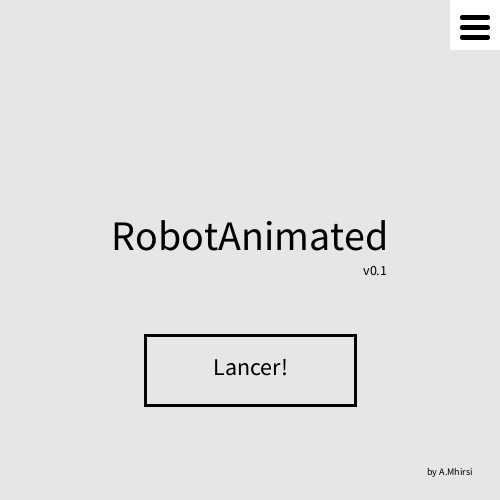
Frame 1 (no input)
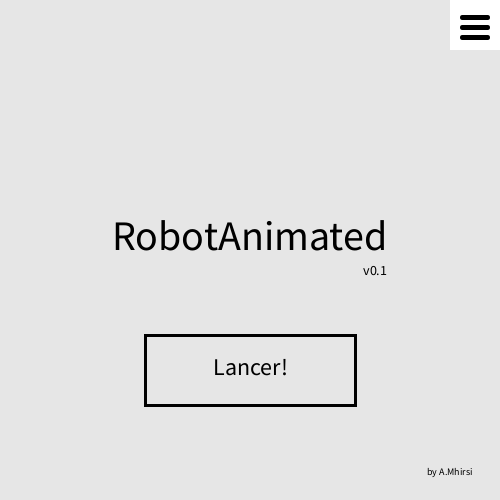
Frame 60 (the mouse pressed at the canvas centre just before this capture)
Frame 120 (the mouse held since frame 60 and released just before this capture): identical to frame 60, image omitted

The Processing sketch that drew these frames (run headless with seeded random() and noise(); from frame 60 on, the mouse is pressed at the canvas centre):

// Processing sketch: Menu_et_option_v0_1
// ── Menu_et_option_v0_1.pde

int x=0;
int menu = 1;
float xOptionMouv = 0;
int optionBouton1 = 200;
int optionBouton2 = 255;
int optionBouton3 = 255;
int optionBouton4 = 200;
int optionBouton5 = 255;
int optionBouton6 = 200;
int optionBouton7 = 255;
int optionBouton8 = 255;
int optionBouton9 = 200;
int optionBouton10 = 255;
int optionBouton11 = 255;
int optionBoutonRetour = 255;

//Parametrage 
int ModeDeSuivi = 2; // 0 = sourie; 1 = clavier; 2 = auto
int vDepla = 2;
int ChoixRobot = 0; // 0 = R2D2 ; 1= Android
int xSize = 500;
int ySize = 500;

void setup() {
  size(500, 500);
}

void draw() { 
  if (menu == 1) {
    MenuStart();
  } else if (menu == 2) {
    MenuOption();
  } else {
    background(0);
    fill(x);
    rectMode(CENTER);
    rect(height/2, width/2, 250, 250);
    x=x+1;
  }
} 



void MenuStart() {  
  background(230);
  fill(0);
  textAlign(CENTER);
  textSize(42);
  text("RobotAnimated", 250, 250);
  textSize(14);
  text("v0.1", 375, 275);
  textSize(24);
  text("Lancer!", 250, 375);
  textSize(10);
  text("by A.Mhirsi", 450, 475);
  noFill();
  strokeWeight(3);
  stroke(0);
  rect(145, 335, 210, 70);
  noStroke();
  fill(255);
  rect(450, 0, 50, 50);
  fill(0);
  rect(460, 15, 30, 5, 5);
  rect(460, 25, 30, 5, 5);
  rect(460, 35, 30, 5, 5);
}




void MenuOption() {

  while (xOptionMouv <= 500) { 
    xOptionMouv = xOptionMouv +0.1;
    noStroke();
    fill(255);
    rect(450-xOptionMouv, 0, 50, 50);
    fill(0);
    rect(460-xOptionMouv, 15, 30, 5, 5, 5, 5, 5);
    rect(460-xOptionMouv, 25, 30, 5, 5, 5, 5, 5);
    rect(460-xOptionMouv, 35, 30, 5, 5, 5, 5, 5);
  }

  noStroke();
  fill(255);
  rect(0, 0, 500, 500);
  strokeWeight(3);
  fill(optionBoutonRetour);
  rect(145, 420, 210, 50);
  stroke(0);
  strokeWeight(2);
  fill(optionBouton1);
  rect(75, 140, 100, 30);
  fill(optionBouton2);
  rect(200, 140, 100, 30);
  fill(optionBouton3);
  rect(325, 140, 100, 30);
  fill(optionBouton4);
  rect(125, 215, 100, 30);
  fill(optionBouton5);
  rect(275, 215, 100, 30);
  fill(optionBouton6);
  rect(75, 290, 100, 30);
  fill(optionBouton7);
  rect(200, 290, 100, 30);
  fill(optionBouton8);
  rect(325, 290, 100, 30);  
  fill(optionBouton9);
  rect(75, 365, 100, 30);
  fill(optionBouton10);
  rect(200, 365, 100, 30);
  fill(optionBouton11);
  rect(325, 365, 100, 30);

  fill(0);
  textAlign(CENTER);
  textSize(24);
  text("Options", 250, 50);
  text("Retour", 250, 450);
  textSize(14);
  text("Taille de la Fenétre (Ne marche pas encore...)", 250, 125);
  text("Choix du Robot", 250, 200);
  text("Vitesse de Déplacement du Robot", 250, 275);
  text("Mode de Déplacement", 250, 350);
  textSize(12);
  text("500x500", 125, 160);
  text("600x600", 250, 160);
  text("700x700", 375, 160);
  text("R2D2", 175, 235);
  text("Android", 325, 235);
  text("1 m/s", 125, 310);
  text("2 m/s", 250, 310);
  text("5 m/s", 375, 310);
  text("Sourie", 125, 385);
  text("Clavier", 250, 385);
  text("Auto", 375, 385);
}



void mousePressed() {
  if (menu == 1) {
    if (mouseX > 450 && mouseX < 500 && mouseY < 50 && mouseY > 0 ) {
      menu = 2;
    } else if (mouseX > 145 && mouseX < 355 && mouseY < 405 && mouseY > 335) {
      menu = 0;
    }
  } else if (menu == 2) {
    if (mouseY > 140 && mouseY < 170) {
      if (mouseX > 75 && mouseX < 175) {
        xSize = 500;
        ySize = 500;
        optionBouton1 = 200;
        optionBouton2 = 255;
        optionBouton3 = 255;
      } else if (mouseX > 200 && mouseX < 300) {
        xSize = 600;
        ySize = 600;
        optionBouton1 = 255;
        optionBouton2 = 200;
        optionBouton3 = 255;
      } else if (mouseX > 325 && mouseX < 425) {
        xSize = 700;
        ySize = 700;
        optionBouton1 = 255;
        optionBouton2 = 255;
        optionBouton3 = 200;
      }
    } else if (mouseY > 215 && mouseY < 245) {
      if (mouseX > 125 && mouseX < 225) {
        ChoixRobot = 0;
        optionBouton4 = 200;
        optionBouton5 = 255;
      } else if (mouseX > 275 && mouseX < 375) {
        ChoixRobot = 1;
        optionBouton4 = 255;
        optionBouton5 = 200;
      }
    } else if (mouseY > 290 && mouseY < 320) {
      if (mouseX > 75 && mouseX < 175) {
        vDepla =1;
        optionBouton6 = 200;
        optionBouton7 = 255;
        optionBouton8 = 255;
      } else if (mouseX > 200 && mouseX < 300) {
        vDepla =2;
        optionBouton6 = 255;
        optionBouton7 = 200;
        optionBouton8 = 255;
      } else if (mouseX > 325 && mouseX < 425) {
        vDepla =5;
        optionBouton6 = 255;
        optionBouton7 = 255;
        optionBouton8 = 200;
      }
    } else if (mouseY > 365 && mouseY < 395) {
      if (mouseX > 75 && mouseX < 175) {
        ModeDeSuivi = 0;
        optionBouton9 = 200;
        optionBouton10 = 255;
        optionBouton11 = 255;
      } else if (mouseX > 200 && mouseX < 300) {
        ModeDeSuivi = 1;
        optionBouton9 = 255;
        optionBouton10 = 200;
        optionBouton11 = 255;
      } else if (mouseX > 325 && mouseX < 425) {
        ModeDeSuivi = 2;
        optionBouton9 = 255;
        optionBouton10 = 255;
        optionBouton11 = 200;
      }
    } else if (mouseY < 470 && mouseX < 355 && mouseY > 420 && mouseX > 145) {
      menu = 1;
    }
  }
}
